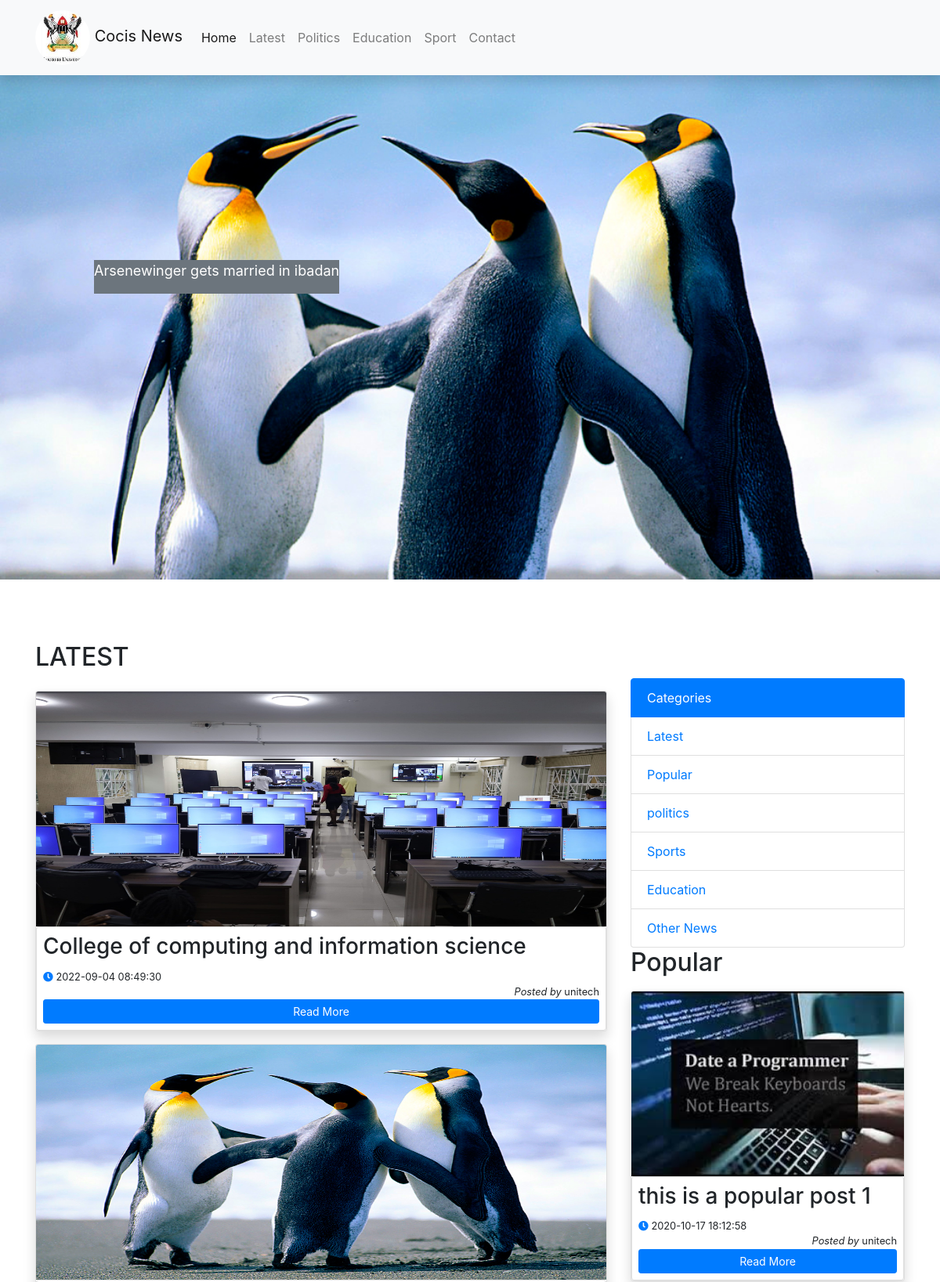
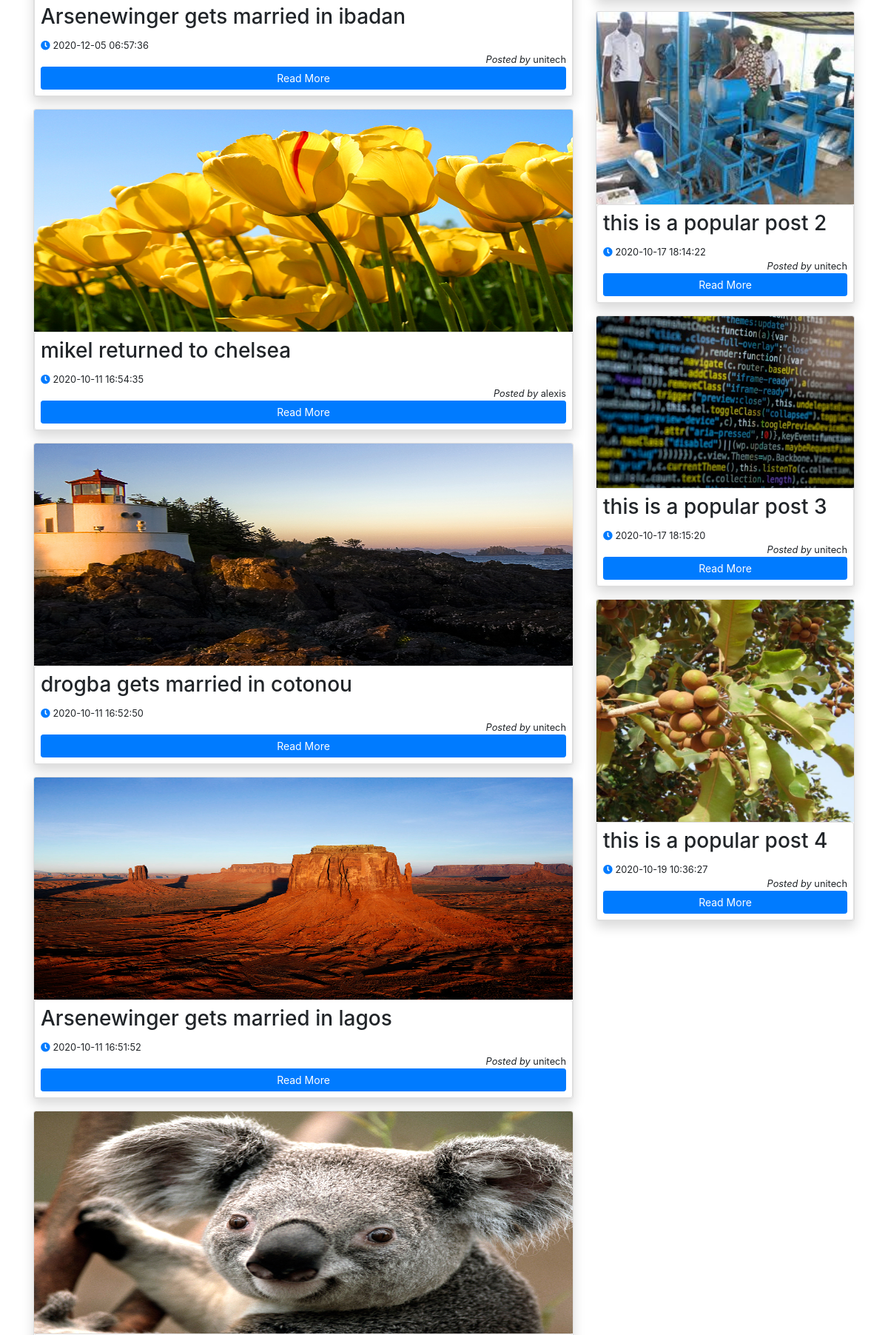
The page / (upper part) on the database its author committed (2 pictures, top to bottom).
### tables this page shows
CREATE TABLE `posts` (
  `id` int(11) NOT NULL,
  `post_title` varchar(500) NOT NULL,
  `post_author` varchar(200) NOT NULL,
  `post_desc` text NOT NULL,
  `image_dir` varchar(500) NOT NULL,
  `post_category` varchar(200) NOT NULL,
  `post_date` timestamp NOT NULL DEFAULT current_timestamp() ON UPDATE current_timestamp(),
  `post_tag` varchar(500) NOT NULL,
  `post_content` text NOT NULL
);

### index.php (the view, shortened to what this page needs)
<?php
    require_once 'connection/db.php';
    $query = "SELECT * FROM posts WHERE post_category = ? ORDER BY post_date DESC LIMIT 8";
    $lat_cat = 'latest';
    $stmt = $conn->prepare($query);
    $stmt->bind_param('s',$lat_cat);
    $stmt->execute();
    $latest = $stmt->get_result();
    $query = "SELECT * FROM posts WHERE post_category = ? LIMIT 6";
    $sli_cat = 'latest';
    $stmt = $conn->prepare($query);
    $stmt->bind_param('s',$sli_cat);
    $stmt->execute();
    $sliding = $stmt->get_result();
    $query = "SELECT * FROM posts WHERE post_category = ? LIMIT 8";
    $pop_cat = 'Popular';
    $stmt = $conn->prepare($query);
    $stmt->bind_param('s',$pop_cat);
    $stmt->execute();
    $popular = $stmt->get_result();
?>
<!DOCTYPE html>
<html lang="en">
<head>
    <link rel="stylesheet" type="text/css" href="css/swiper.min.css">
    <link rel="stylesheet" href="https://unpkg.com/aos@next/dist/aos.css" rel="stylesheet">
    <link rel="stylesheet" href="css/style.css">
    <link rel="stylesheet" type="text/css" href="css/all.css">
    <link rel="stylesheet" type="text/css" href="css/fontawesome.min.css">
    <link rel="stylesheet" href="css/bootstrap.min.css">
</head>
<body>
                          <?php include 'includes/topbar.php';?>
                        <div class="swiper-container swipe1">
                            <div class="swiper-wrapper">
                                <?php while ($result = $sliding->fetch_assoc()) {
                                    $explode = explode("../",$result['image_dir']);
                                    ?>
                            <div class="swiper-slide">
                              <a href="viewpost?vid=<?php echo $result['id'];?>"><img src="<?= $explode[1];?>" alt="sliding image" class="img-fluid card-img-top">
                              <div class="card-title bg-secondary ml-4 text-center" id="caption">
                                <p class="text-white"><?php echo $result['post_desc'];?></p>
                            </div></a>
                            </div>
                                <?php }?>
                            </div>
                        </div>
            <section id="content">
                <div class="container">
                  <h2> LATEST</h2>
                    <div class="row">
                        <div class="col-md-8">
                                    <?php
                                        while($result = $latest->fetch_assoc()){
                                            $explode = explode("../",$result['image_dir']);
                                            ?>
                                        <div class="card shadow my-3">
                                    <div>
                                        <img src="<?=$explode[1];?>" alt="blog post image" class="card-img-top">
                                             </div>
                                                <div class="card body p-2">
                                                    <h3 class="card-title"><?php echo strip_tags($result['post_desc']); ?></h3>
                                                     <small class="text-left"><span class="fas fa-clock text-primary "></span> <?php echo $result['post_date'];?></small>
                                                     <small class="text-right"><i>Posted by </i><?php echo $result['post_author'];?></small>
                                                    <a href="viewpost?vid=<?php echo $result['id'];?>" class="btn btn-primary btn-sm stretched-link">Read More</a>
                                                </div>
                                                </div>
                                        <?php } ?>
                                         </div>
                             <div class="col-md-4">
                                <div class="list-group">
                                <a href="#" class="list-group-item active">Categories</a>
                            <a href="latest" class="list-group-item">Latest </a>
                            <a href="popular" class="list-group-item primary">Popular</a>
							<a href="politics" class="list-group-item">politics </a>
                            <a href="sports" class="list-group-item">Sports </a>
							<a href="education" class="list-group-item">Education </a>
                            <a href="#" class="list-group-item">Other News </a>
                                </div>
                                <h2>Popular</h2>
                            <?php
                                        while($result = $popular->fetch_assoc()){
                                            $explode = explode("../",$result['image_dir']);
                                            ?>
                                        <div class="card shadow my-3">
                                    <div>
                                        <img src="<?=$explode[1];?>" class="img-fluid card-img-top" alt="blog post image">
                                             </div>
                                             <div class="card body p-2">
                                                    <h3 class="card-title"><?php echo strip_tags($result['post_desc']); ?></h3>
                                                     <small class="text-left"><span class="fas fa-clock text-primary "></span> <?php echo $result['post_date'];?></small>
                                                     <small class="text-right"><i>Posted by </i><?php echo $result['post_author'];?></small>
                                                    <a href="viewpost?vid=<?php echo $result['id'];?>" class="btn btn-primary btn-sm">Read More</a>
                                                </div>
                                                </div>
                                        <?php } ?>
                                         </div>
                            </div>
                         </div>
            </section>
            <br>
</body>
</html>

### includes/topbar.php (shortened to what this page needs)
<section id="navbar">
		<nav class="navbar fixed-top navbar-expand-lg navbar-light bg-light shadow">
		<div class="container">
			<a class="navbar-brand" href="./">
								<img src="images/cocis/muk.jpeg" width="70" height="70" class="rounded-circle"> Cocis News</a>
			<div class="collapse navbar-collapse" id="navbarNav">
			<ul class="navbar-nav">
				<li class="nav-item active"><a class="nav-link" href="index">Home</a></li>
				<li class="nav-item"><a class="nav-link" href="latest">Latest</a></li>
                <li class="nav-item"><a class="nav-link" href="politics">Politics</a></li>
                <li class="nav-item"><a class="nav-link" href="education">Education</a></li>
                <li class="nav-item"><a class="nav-link" href="sports">Sport</a></li>
                <li class="nav-item" style="cursor:pointer;"><a class="nav-link" type="button" data-toggle="modal" data-target="#contact">Contact</a></li>
			</ul>
		</div>
	</div>
</nav>
    </section>

### css/style.css (style rules this page uses)
body { scroll-behavior: smooth; }
#navbar { margin-bottom: 70px; }
.swipe1 { width: 100%; height: 85vh; position: relative; top:-10px; margin-bottom: 20px; margin-left: auto; margin-right: auto; }
.swipe1 .swiper-wrapper { height: 100%; width:100%; }
.swipe1 .swiper-wrapper .swiper-slide { text-align: center; height: 100%; font-size: 18px; }
#caption { position:absolute; left: 8%; top:40%; word-break:break-all !important; }
#caption p { font-size }
#content { position: relative; top:50px; }
#content img { max-height:300px !important; }

### css/all.css (style rules this page uses)
.fa, .fas, .far, .fal, .fad, .fab { -moz-osx-font-smoothing: grayscale; -webkit-font-smoothing: antialiased; display: inline-block; font-style: normal; font-variant: normal; text-rendering: auto; line-height: 1; }
.fa-clock:before { content: "\f017"; }
.fa, .fas { font-family: 'Font Awesome 5 Free'; font-weight: 900; }

### rows shown on the page
posts: image_dir (picture), post_desc "Arsenewinger gets married in ibadan", post_date "2020-12-05 06:57:36", post_author "unitech"
posts: image_dir (picture), post_desc "College of computing and information science", post_date "2022-09-04 08:49:30", post_author "unitech"
posts: image_dir (picture), post_desc "mikel returned to chelsea", post_date "2020-10-11 16:54:35", post_author "alexis"
posts: image_dir (picture), post_desc "drogba gets married in cotonou", post_date "2020-10-11 16:52:50", post_author "unitech"
posts: image_dir (picture), post_desc "Arsenewinger gets married in lagos", post_date "2020-10-11 16:51:52", post_author "unitech"
posts: image_dir (picture)
posts: image_dir (picture), post_desc "this is a popular post 1", post_date "2020-10-17 18:12:58", post_author "unitech"
posts: image_dir (picture), post_desc "this is a popular post 2", post_date "2020-10-17 18:14:22", post_author "unitech"
posts: image_dir (picture), post_desc "this is a popular post 3", post_date "2020-10-17 18:15:20", post_author "unitech"
posts: image_dir (picture), post_desc "this is a popular post 4", post_date "2020-10-19 10:36:27", post_author "unitech"
